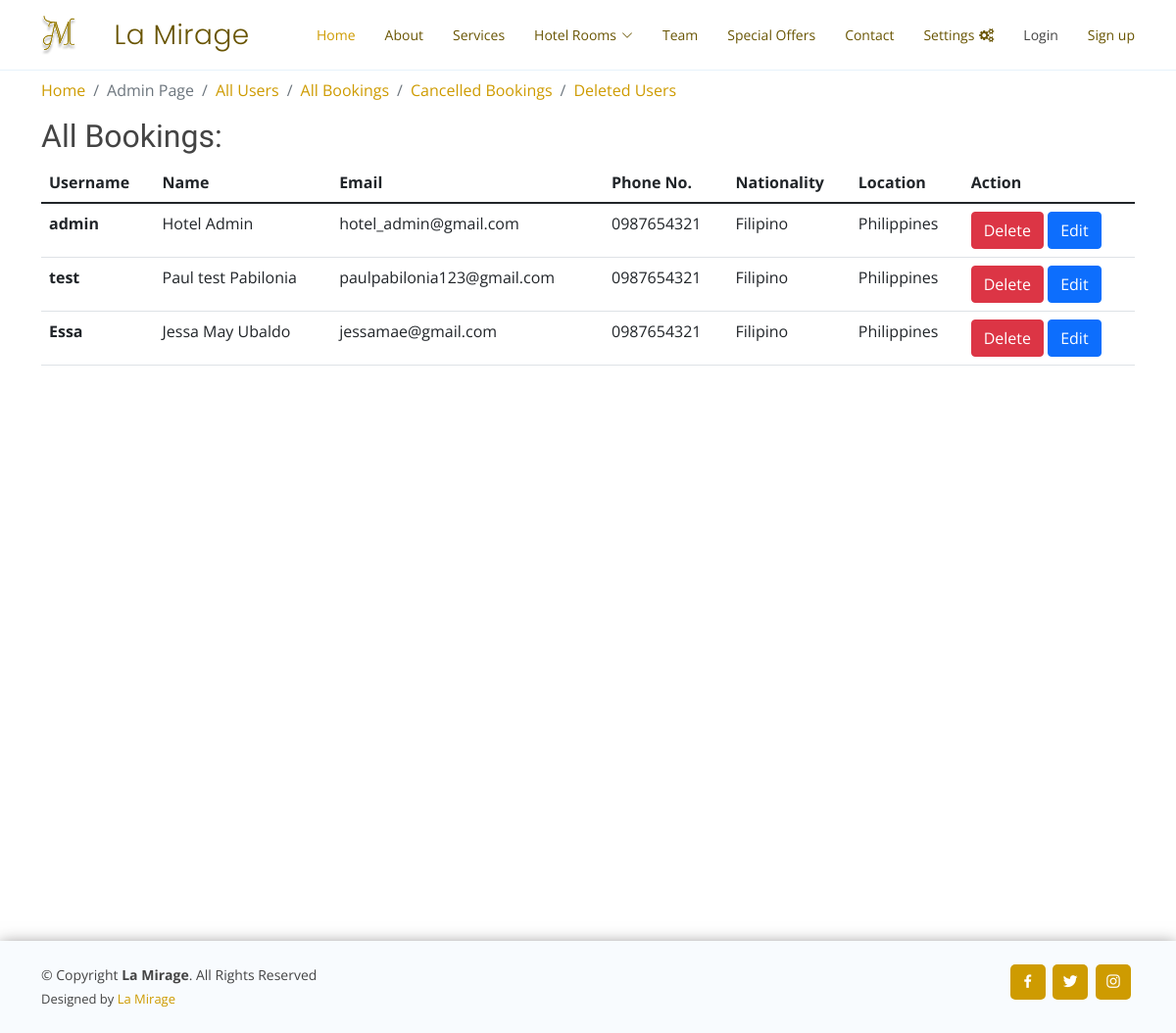
The app's page /all_users, older data.
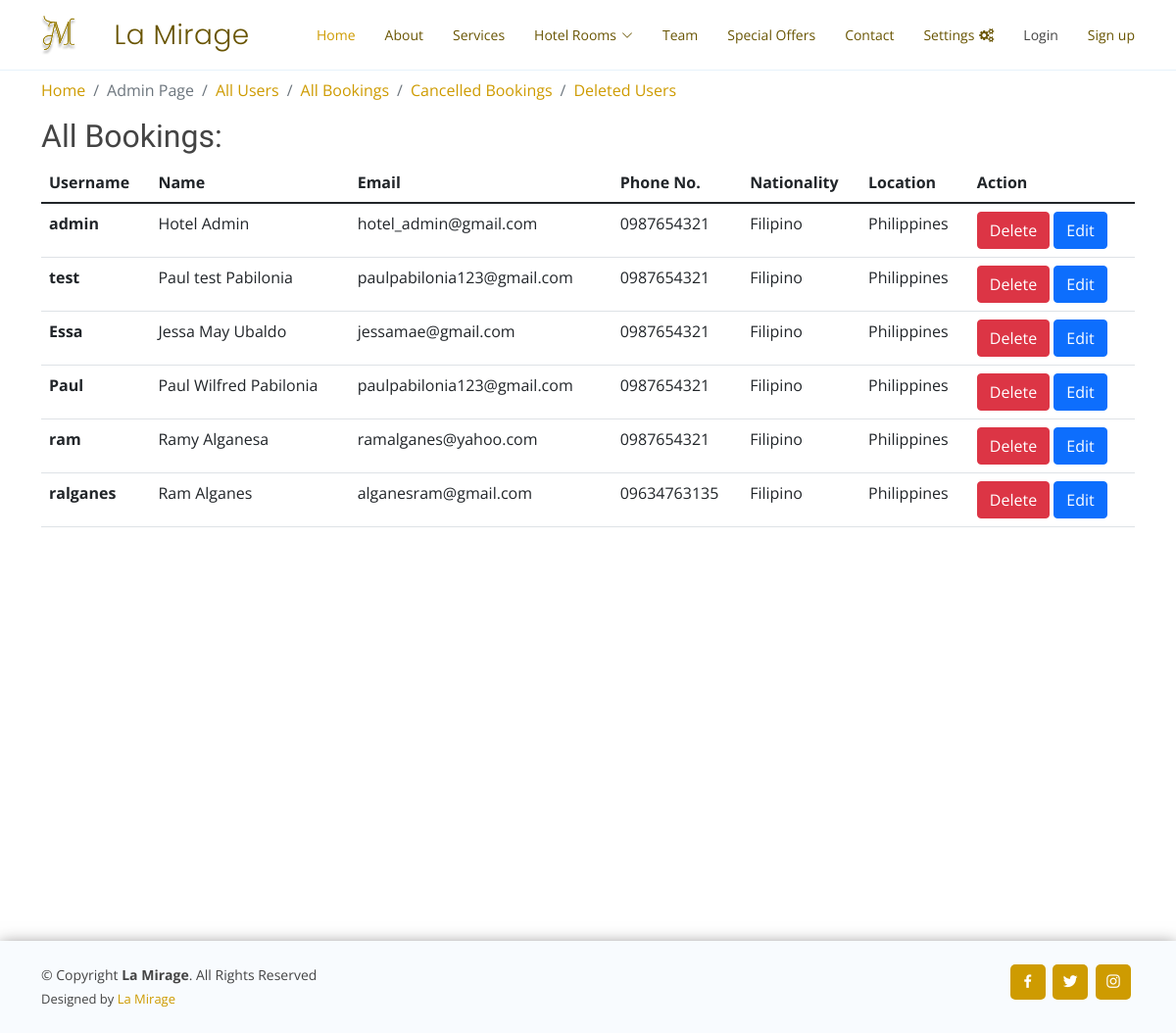
The same page, newer data.
### reservation/models.py (models this page shows, shortened)
class UserProfile(models.Model):
    client = models.ForeignKey(User, on_delete=models.CASCADE,related_name="userprofile_user",default=None)
    phone_no = models.CharField(max_length=200, null=True)
    nationality= models.CharField(max_length=200, null=True)
    location =  models.CharField(max_length=200, null=True)
    profile_img = models.ImageField(null=True, blank = True, upload_to = "images/")
    is_deleted = models.BooleanField(default=False,blank= True)
    created_at = models.DateTimeField(auto_now_add=True)
    update_at = models.DateTimeField(auto_now=True)

class User(AbstractUser):
    pass

### reservation/views.py (the view)
# urls.py: path("all_users", views.all_users, name="all_users"),
def all_users(request):
    all_profile = UserProfile.objects.filter(is_deleted=False)
    return render(request, "reservation/all_users.html",
                  {'all_profile': all_profile})

### reservation/templates/reservation/all_users.html (shortened to what this page needs)
{% extends 'reservation/admin_layout.html' %}
{% load static %}
{% block body %}
<h2>All Bookings:</h2>
<table class="table">
  <thead class="thead-dark">
    <tr>
      <th scope="col">Username</th>
      <th scope="col">Name</th>
      <th scope="col">Email</th>
      <th scope="col">Phone No.</th>
      <th scope="col">Nationality</th>
      <th scope="col">Location</th>
      <th scope="col">Action</th>
    </tr>
  </thead>
  <tbody>
    {% for profile in all_profile %}
    <tr>
      <th scope="row">{{ profile.client.username }}</th>
      <td>{{profile.client.first_name}} {{profile.client.last_name}}</td>
      <td>{{profile.client.email}}</td>
      <td>{{profile.phone_no}}</td>
      <td>{{profile.nationality}}</td>
      <td>{{profile.location}}</td>
      <td>
        <a href="#" class="btn btn-danger">Delete</a>
        <a href="{% url 'profile_edit' profile.id %}" class="btn btn-primary">Edit</a>
      </td>
    </tr>
    {% endfor %}
  </tbody>
</table>
{% endblock %}

### reservation/templates/reservation/admin_layout.html (shortened to what this page needs)
{% load static %}
<!DOCTYPE html>
<html lang="en">
<head>
  <link href="/static/reservation/assets/vendor/aos/aos.css" rel="stylesheet">
  <link href="/static/reservation/assets/vendor/bootstrap/css/bootstrap.min.css" rel="stylesheet">
  <link href="/static/reservation/assets/vendor/bootstrap-icons/bootstrap-icons.css" rel="stylesheet">
  <link href="/static/reservation/assets/vendor/boxicons/css/boxicons.min.css" rel="stylesheet">
  <link href="/static/reservation/assets/vendor/glightbox/css/glightbox.min.css" rel="stylesheet">
  <link href="/static/reservation/assets/vendor/remixicon/remixicon.css" rel="stylesheet">
  <link href="/static/reservation/assets/vendor/swiper/swiper-bundle.min.css" rel="stylesheet">
  <link href="/static/reservation/assets/css/style.css" rel="stylesheet">
  <link href="/static/reservation/style.css" rel="stylesheet">
</head>
<body>
  <header id="header" class="fixed-top">
    <div class="container d-flex align-items-center justify-content-between">
      <h1 class="logo"><a href="{% url 'index' %}"><img src="/static/reservation/assets/img/singlelogobold.svg"
            alt="LOGO" style="height: 60px;" class="img-fluid"></a></h1>
      <h1 class="logo"><a href="{% url 'index' %}">La Mirage</a></h1>
      <nav id="navbar" class="navbar">
        <ul>
          <li><a class="nav-link scrollto active" href="{% url 'index' %}">Home</a></li>
          <li><a class="nav-link scrollto" href="{% url 'index' %}">About</a></li>
          <li><a class="nav-link scrollto" href="{% url 'index' %}">Services</a></li>
          <li class="dropdown"><a href="#"><span>Hotel Rooms</span> <i class="bi bi-chevron-down"></i></a>
          </li>
          <li><a class="nav-link scrollto" href="{% url 'index' %}">Team</a></li>
          <li><a class="nav-link scrollto" href="{% url 'index' %}">Special Offers</a></li>
          <li><a class="nav-link scrollto" href="{% url 'index' %}">Contact</a></li>
          <li class="dropdown"><a href="#"><span>Settings</span> </a>
      </li>
          {% if user.is_authenticated %}
          {% else %}
          <li><a type="button" data-toggle="modal" data-target="#loginModal">Login</a></li>
          <li><a href="{% url 'register' %}">Sign up</a></li>
          {% endif %}
        </ul>
      </nav>
    </div>
  </header>
  <main id="main">
    <section class="inner-page">
      <div class="container">
        <div class="main-body">
          <nav aria-label="breadcrumb" class="main-breadcrumb">
            <ol class="breadcrumb">
              <li class="breadcrumb-item"><a href="{% url 'index' %}">Home</a></li>
              <li class="breadcrumb-item active" aria-current="page">Admin Page</li>
              <li class="breadcrumb-item"><a href="{% url 'all_users' %}">All Users</a></li>
              <li class="breadcrumb-item"><a href="{% url 'all_bookings' %}">All Bookings</a></li>
              <li class="breadcrumb-item"><a href="{% url 'all_cancelled_bookings' %}">Cancelled Bookings</a></li>
              <li class="breadcrumb-item"><a href="{% url 'all_deleted_users' %}">Deleted Users</a></li>
            </ol>
          </nav>
          <div class="main-body" style="overflow-x: auto;">
            {% block body %}
            {% endblock %}
          </div>
        </div>
      </div>
    </section>
  </main>
  <footer id="footer">
    <div class="container d-md-flex py-4">
      <div class="me-md-auto text-center text-md-start">
        <div class="copyright">
          &copy; Copyright <strong><span>La Mirage</span></strong>. All Rights Reserved
        </div>
        <div class="credits">
          Designed by <a class="scrollto" href="#team">La Mirage</a>
        </div>
      </div>
      <div class="social-links text-center text-md-right pt-3 pt-md-0">
        <a href="https://www.facebook.com/lamirageinnandsuite/" class="facebook"><i class="bx bxl-facebook"></i></a>
        <a href="https://twitter.com/LaMirage_Inn" class="twitter"><i class="bx bxl-twitter"></i></a>
        <a href="https://www.instagram.com/lamirage_inn/" class="instagram"><i class="bx bxl-instagram"></i></a>
      </div>
    </div>
  </footer>
  {% block script %}
  <link rel="stylesheet" href="https://cdnjs.cloudflare.com/ajax/libs/font-awesome/4.7.0/css/font-awesome.min.css">
  {% endblock %}
</body>
</html>

### reservation/templates/reservation/messages.html (shortened to what this page needs)
{% load static %}

### reservation/static/reservation/assets/css/style.css (style rules this page uses)
body { font-family: "Open Sans", sans-serif; color: #444444; }
a { color: #CE9B01; text-decoration: none; }
h1, h2, h3, h4, h5, h6 { font-family: "Raleway", sans-serif; }
#header { transition: all 0.5s; background: #fff; z-index: 997; padding: 15px 0; border-bottom: 1px solid #e6f2fb; }
#header .logo { font-size: 28px; margin: 0; padding: 0; line-height: 1; font-weight: 300; letter-spacing: 0.5px; font-family: "Poppins", sans-serif; }
#header .logo a { color: #695503; }
#header .logo img { max-height: 40px; }
.navbar { padding: 0; }
.navbar ul { margin: 0; padding: 0; display: flex; list-style: none; align-items: center; }
.navbar li { position: relative; }
.navbar a, .navbar a:focus { display: flex; align-items: center; justify-content: space-between; padding: 10px 0 10px 30px; font-size: 14px; color: #695503; white-space: nowrap; transition: 0.3s; }
.navbar a i, .navbar a:focus i { font-size: 12px; line-height: 0; margin-left: 5px; }
.navbar a:hover, .navbar .active, .navbar .active:focus, .navbar li:hover > a { color: #CE9B01; }
section { padding: 80px 0; overflow: hidden; }
#footer { color: #444444; font-size: 14px; background: #f8fbfe; box-shadow: 0px 2px 15px rgba(43, 39, 39, 0.514); }
#footer .credits { padding-top: 5px; font-size: 13px; color: #444444; }
#footer .social-links a { font-size: 18px; display: inline-block; background: #CE9B01; color: #fff; line-height: 1; padding: 8px 0; margin-right: 4px; border-radius: 5px; text-align: center; width: 36px; height: 36px; transition: 0.3s; }

### reservation/static/reservation/style.css (style rules this page uses)
.main-body { height: 100vh; }

Row changes from the older to the newer data that the page shows:
added UserProfile: client.username "Paul", client.first_name "Paul Wilfred", client.last_name "Pabilonia", client.email "paulpabilonia123@gmail.com", phone_no "0987654321", nationality "Filipino", location "Philippines"
added UserProfile: client.username "ram", client.first_name "Ramy", client.last_name "Alganesa", client.email "ramalganes@yahoo.com", phone_no "0987654321", nationality "Filipino", location "Philippines"
added UserProfile: client.username "ralganes", client.first_name "Ram", client.last_name "Alganes", client.email "alganesram@gmail.com", phone_no "09634763135", nationality "Filipino", location "Philippines"
